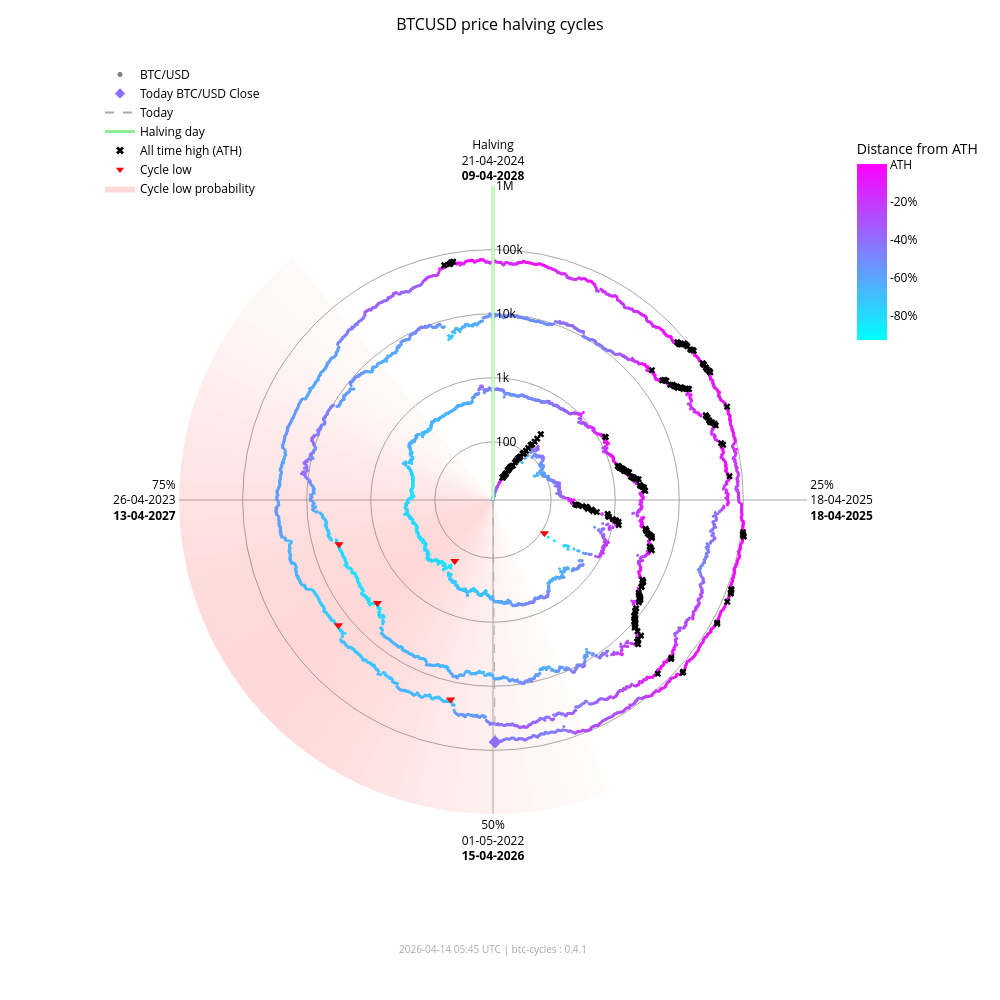

The code cell stored with this chart in its notebook:
### Markdown cell above
### Interactive chart (plotly)

### Code cell
fig_interactive = btc.plot(
    kind="interactive",
    from_date="2012-11-28",
)
# plotly config for interactivity
config = {"scrollZoom": True, "displayModeBar": True}
# display in notebook
fig_interactive.show(config=config)

### Figure 1 — Plotly figure (JSON) as saved in the notebook; plotly's stock layout.template omitted (floating-point values rounded to 4 significant figures; data arrays with more than 128 entries replaced by an {"elided": "..."} marker saying what was removed)
{"data": [{"fill": "toself", "fillcolor": "rgba(255,0,0,0.017168280509461755)", "hoverinfo": "skip", "line": {"width": 0}, "mode": "lines", "r": [12.35, 1000000, 1000000, 12.35, 12.35], "showlegend": false, "theta": [158.4, 158.4, 162.0, 162.0, 158.4], "type": "scatterpolar"}, {"fill": "toself", "fillcolor": "rgba(255,0,0,0.022114794501891175)", "hoverinfo": "skip", "line": {"width": 0}, "mode": "lines", "r": [12.35, 1000000, 1000000, 12.35, 12.35], "showlegend": false, "theta": [162.0, 162.0, 165.6, 165.6, 162.0], "type": "scatterpolar"}, {"fill": "toself", "fillcolor": "rgba(255,0,0,0.02790404259511669)", "hoverinfo": "skip", "line": {"width": 0}, "mode": "lines", "r": [12.35, 1000000, 1000000, 12.35, 12.35], "showlegend": false, "theta": [165.6, 165.6, 169.2, 169.2, 165.6], "type": "scatterpolar"}, {"fill": "toself", "fillcolor": "rgba(255,0,0,0.034518294852420334)", "hoverinfo": "skip", "line": {"width": 0}, "mode": "lines", "r": [12.35, 1000000, 1000000, 12.35, 12.35], "showlegend": false, "theta": [169.2, 169.2, 172.8, 172.8, 169.2], "type": "scatterpolar"}, {"fill": "toself", "fillcolor": "rgba(255,0,0,0.041901979682821514)", "hoverinfo": "skip", "line": {"width": 0}, "mode": "lines", "r": [12.35, 1000000, 1000000, 12.35, 12.35], "showlegend": false, "theta": [172.8, 172.8, 176.4, 176.4, 172.8], "type": "scatterpolar"}, {"fill": "toself", "fillcolor": "rgba(255,0,0,0.04996405861294358)", "hoverinfo": "skip", "line": {"width": 0}, "mode": "lines", "r": [12.35, 1000000, 1000000, 12.35, 12.35], "showlegend": false, "theta": [176.4, 176.4, 180.0, 180.0, 176.4], "type": "scatterpolar"}, {"fill": "toself", "fillcolor": "rgba(255,0,0,0.05858349692240514)", "hoverinfo": "skip", "line": {"width": 0}, "mode": "lines", "r": [12.35, 1000000, 1000000, 12.35, 12.35], "showlegend": false, "theta": [180.0, 180.0, 183.6, 183.6, 180.0], "type": "scatterpolar"}, {"fill": "toself", "fillcolor": "rgba(255,0,0,0.06761662035375064)", "hoverinfo": "skip", "line": {"width": 0}, "mode": "lines", "r": [12.35, 1000000, 1000000, 12.35, 12.35], "showlegend": false, "theta": [183.6, 183.6, 187.2, 187.2, 183.6], "type": "scatterpolar"}, {"fill": "toself", "fillcolor": "rgba(255,0,0,0.07690481219944661)", "hoverinfo": "skip", "line": {"width": 0}, "mode": "lines", "r": [12.35, 1000000, 1000000, 12.35, 12.35], "showlegend": false, "theta": [187.2, 187.2, 190.8, 190.8, 187.2], "type": "scatterpolar"}, {"fill": "toself", "fillcolor": "rgba(255,0,0,0.08628112000611096)", "hoverinfo": "skip", "line": {"width": 0}, "mode": "lines", "r": [12.35, 1000000, 1000000, 12.35, 12.35], "showlegend": false, "theta": [190.8, 190.8, 194.4, 194.4, 190.8], "type": "scatterpolar"}, {"fill": "toself", "fillcolor": "rgba(255,0,0,0.09557490841018089)", "hoverinfo": "skip", "line": {"width": 0}, "mode": "lines", "r": [12.35, 1000000, 1000000, 12.35, 12.35], "showlegend": false, "theta": [194.4, 194.4, 198.0, 198.0, 194.4], "type": "scatterpolar"}, {"fill": "toself", "fillcolor": "rgba(255,0,0,0.10461455782963762)", "hoverinfo": "skip", "line": {"width": 0}, "mode": "lines", "r": [12.35, 1000000, 1000000, 12.35, 12.35], "showlegend": false, "theta": [198.0, 198.0, 201.6, 201.6, 198.0], "type": "scatterpolar"}, {"fill": "toself", "fillcolor": "rgba(255,0,0,0.11322908719652829)", "hoverinfo": "skip", "line": {"width": 0}, "mode": "lines", "r": [12.35, 1000000, 1000000, 12.35, 12.35], "showlegend": false, "theta": [201.6, 201.6, 205.2, 205.2, 201.6], "type": "scatterpolar"}, {"fill": "toself", "fillcolor": "rgba(255,0,0,0.12125015337052986)", "hoverinfo": "skip", "line": {"width": 0}, "mode": "lines", "r": [12.35, 1000000, 1000000, 12.35, 12.35], "showlegend": false, "theta": [205.2, 205.2, 208.8, 208.8, 205.2], "type": "scatterpolar"}, {"fill": "toself", "fillcolor": "rgba(255,0,0,0.12851590515331976)", "hoverinfo": "skip", "line": {"width": 0}, "mode": "lines", "r": [12.35, 1000000, 1000000, 12.35, 12.35], "showlegend": false, "theta": [208.8, 208.8, 212.4, 212.4, 208.8], "type": "scatterpolar"}, {"fill": "toself", "fillcolor": "rgba(255,0,0,0.13487757461161184)", "hoverinfo": "skip", "line": {"width": 0}, "mode": "lines", "r": [12.35, 1000000, 1000000, 12.35, 12.35], "showlegend": false, "theta": [212.4, 212.4, 216.0, 216.0, 212.4], "type": "scatterpolar"}, {"fill": "toself", "fillcolor": "rgba(255,0,0,0.14020862181849592)", "hoverinfo": "skip", "line": {"width": 0}, "mode": "lines", "r": [12.35, 1000000, 1000000, 12.35, 12.35], "showlegend": false, "theta": [216.0, 216.0, 219.6, 219.6, 216.0], "type": "scatterpolar"}, {"fill": "toself", "fillcolor": "rgba(255,0,0,0.14441504950654527)", "hoverinfo": "skip", "line": {"width": 0}, "mode": "lines", "r": [12.35, 1000000, 1000000, 12.35, 12.35], "showlegend": false, "theta": [219.6, 219.6, 223.2, 223.2, 219.6], "type": "scatterpolar"}, {"fill": "toself", "fillcolor": "rgba(255,0,0,0.14744459351271713)", "hoverinfo": "skip", "line": {"width": 0}, "mode": "lines", "r": [12.35, 1000000, 1000000, 12.35, 12.35], "showlegend": false, "theta": [223.2, 223.2, 226.8, 226.8, 223.2], "type": "scatterpolar"}, {"fill": "toself", "fillcolor": "rgba(255,0,0,0.14929223192296423)", "hoverinfo": "skip", "line": {"width": 0}, "mode": "lines", "r": [12.35, 1000000, 1000000, 12.35, 12.35], "showlegend": false, "theta": [226.8, 226.8, 230.4, 230.4, 226.8], "type": "scatterpolar"}, {"fill": "toself", "fillcolor": "rgba(255,0,0,0.15)", "hoverinfo": "skip", "line": {"width": 0}, "mode": "lines", "r": [12.35, 1000000, 1000000, 12.35, 12.35], "showlegend": false, "theta": [230.4, 230.4, 234.0, 234.0, 230.4], "type": "scatterpolar"}, {"fill": "toself", "fillcolor": "rgba(255,0,0,0.14965033825231114)", "hoverinfo": "skip", "line": {"width": 0}, "mode": "lines", "r": [12.35, 1000000, 1000000, 12.35, 12.35], "showlegend": false, "theta": [234.0, 234.0, 237.6, 237.6, 234.0], "type": "scatterpolar"}, {"fill": "toself", "fillcolor": "rgba(255,0,0,0.14835378057909807)", "hoverinfo": "skip", "line": {"width": 0}, "mode": "lines", "r": [12.35, 1000000, 1000000, 12.35, 12.35], "showlegend": false, "theta": [237.6, 237.6, 241.2, 241.2, 237.6], "type": "scatterpolar"}, {"fill": "toself", "fillcolor": "rgba(255,0,0,0.14623322283554635)", "hoverinfo": "skip", "line": {"width": 0}, "mode": "lines", "r": [12.35, 1000000, 1000000, 12.35, 12.35], "showlegend": false, "theta": [241.2, 241.2, 244.8, 244.8, 241.2], "type": "scatterpolar"}, {"fill": "toself", "fillcolor": "rgba(255,0,0,0.1434078538226231)", "hoverinfo": "skip", "line": {"width": 0}, "mode": "lines", "r": [12.35, 1000000, 1000000, 12.35, 12.35], "showlegend": false, "theta": [244.8, 244.8, 248.4, 248.4, 244.8], "type": "scatterpolar"}, {"fill": "toself", "fillcolor": "rgba(255,0,0,0.13997983179373427)", "hoverinfo": "skip", "line": {"width": 0}, "mode": "lines", "r": [12.35, 1000000, 1000000, 12.35, 12.35], "showlegend": false, "theta": [248.4, 248.4, 252.0, 252.0, 248.4], "type": "scatterpolar"}, {"fill": "toself", "fillcolor": "rgba(255,0,0,0.13602598258454268)", "hoverinfo": "skip", "line": {"width": 0}, "mode": "lines", "r": [12.35, 1000000, 1000000, 12.35, 12.35], "showlegend": false, "theta": [252.0, 252.0, 255.6, 255.6, 252.0], "type": "scatterpolar"}, {"fill": "toself", "fillcolor": "rgba(255,0,0,0.13159547355344953)", "hoverinfo": "skip", "line": {"width": 0}, "mode": "lines", "r": [12.35, 1000000, 1000000, 12.35, 12.35], "showlegend": false, "theta": [255.6, 255.6, 259.2, 259.2, 255.6], "type": "scatterpolar"}, {"fill": "toself", "fillcolor": "rgba(255,0,0,0.12671301775492697)", "hoverinfo": "skip", "line": {"width": 0}, "mode": "lines", "r": [12.35, 1000000, 1000000, 12.35, 12.35], "showlegend": false, "theta": [259.2, 259.2, 262.8, 262.8, 259.2], "type": "scatterpolar"}, {"fill": "toself", "fillcolor": "rgba(255,0,0,0.12138610149219965)", "hoverinfo": "skip", "line": {"width": 0}, "mode": "lines", "r": [12.35, 1000000, 1000000, 12.35, 12.35], "showlegend": false, "theta": [262.8, 262.8, 266.4, 266.4, 262.8], "type": "scatterpolar"}, {"fill": "toself", "fillcolor": "rgba(255,0,0,0.1156142551644921)", "hoverinfo": "skip", "line": {"width": 0}, "mode": "lines", "r": [12.35, 1000000, 1000000, 12.35, 12.35], "showlegend": false, "theta": [266.4, 266.4, 270.0, 270.0, 266.4], "type": "scatterpolar"}, {"fill": "toself", "fillcolor": "rgba(255,0,0,0.10939851441251548)", "hoverinfo": "skip", "line": {"width": 0}, "mode": "lines", "r": [12.35, 1000000, 1000000, 12.35, 12.35], "showlegend": false, "theta": [270.0, 270.0, 273.6, 273.6, 270.0], "type": "scatterpolar"}, {"fill": "toself", "fillcolor": "rgba(255,0,0,0.10274974912946185)", "hoverinfo": "skip", "line": {"width": 0}, "mode": "lines", "r": [12.35, 1000000, 1000000, 12.35, 12.35], "showlegend": false, "theta": [273.6, 273.6, 277.2, 277.2, 273.6], "type": "scatterpolar"}, {"fill": "toself", "fillcolor": "rgba(255,0,0,0.09569517349791425)", "hoverinfo": "skip", "line": {"width": 0}, "mode": "lines", "r": [12.35, 1000000, 1000000, 12.35, 12.35], "showlegend": false, "theta": [277.2, 277.2, 280.8, 280.8, 277.2], "type": "scatterpolar"}, {"fill": "toself", "fillcolor": "rgba(255,0,0,0.08828282625646727)", "hoverinfo": "skip", "line": {"width": 0}, "mode": "lines", "r": [12.35, 1000000, 1000000, 12.35, 12.35], "showlegend": false, "theta": [280.8, 280.8, 284.4, 284.4, 280.8], "type": "scatterpolar"}, {"fill": "toself", "fillcolor": "rgba(255,0,0,0.08058400018765345)", "hoverinfo": "skip", "line": {"width": 0}, "mode": "lines", "r": [12.35, 1000000, 1000000, 12.35, 12.35], "showlegend": false, "theta": [284.4, 284.4, 288.0, 288.0, 284.4], "type": "scatterpolar"}, {"fill": "toself", "fillcolor": "rgba(255,0,0,0.07269354608292704)", "hoverinfo": "skip", "line": {"width": 0}, "mode": "lines", "r": [12.35, 1000000, 1000000, 12.35, 12.35], "showlegend": false, "theta": [288.0, 288.0, 291.6, 291.6, 288.0], "type": "scatterpolar"}, {"fill": "toself", "fillcolor": "rgba(255,0,0,0.06472784449068783)", "hoverinfo": "skip", "line": {"width": 0}, "mode": "lines", "r": [12.35, 1000000, 1000000, 12.35, 12.35], "showlegend": false, "theta": [291.6, 291.6, 295.2, 295.2, 291.6], "type": "scatterpolar"}, {"fill": "toself", "fillcolor": "rgba(255,0,0,0.05682021976743955)", "hoverinfo": "skip", "line": {"width": 0}, "mode": "lines", "r": [12.35, 1000000, 1000000, 12.35, 12.35], "showlegend": false, "theta": [295.2, 295.2, 298.8, 298.8, 295.2], "type": "scatterpolar"}, {"fill": "toself", "fillcolor": "rgba(255,0,0,0.04911378436707333)", "hoverinfo": "skip", "line": {"width": 0}, "mode": "lines", "r": [12.35, 1000000, 1000000, 12.35, 12.35], "showlegend": false, "theta": [298.8, 298.8, 302.4, 302.4, 298.8], "type": "scatterpolar"}, {"fill": "toself", "fillcolor": "rgba(255,0,0,0.04175213714896469)", "hoverinfo": "skip", "line": {"width": 0}, "mode": "lines", "r": [12.35, 1000000, 1000000, 12.35, 12.35], "showlegend": false, "theta": [302.4, 302.4, 306.0, 306.0, 302.4], "type": "scatterpolar"}, {"fill": "toself", "fillcolor": "rgba(255,0,0,0.034868865657538876)", "hoverinfo": "skip", "line": {"width": 0}, "mode": "lines", "r": [12.35, 1000000, 1000000, 12.35, 12.35], "showlegend": false, "theta": [306.0, 306.0, 309.6, 309.6, 306.0], "type": "scatterpolar"}, {"fill": "toself", "fillcolor": "rgba(255,0,0,0.02857722515334582)", "hoverinfo": "skip", "line": {"width": 0}, "mode": "lines", "r": [12.35, 1000000, 1000000, 12.35, 12.35], "showlegend": false, "theta": [309.6, 309.6, 313.2, 313.2, 309.6], "type": "scatterpolar"}, {"fill": "toself", "fillcolor": "rgba(255,0,0,0.022961515313555197)", "hoverinfo": "skip", "line": {"width": 0}, "mode": "lines", "r": [12.35, 1000000, 1000000, 12.35, 12.35], "showlegend": false, "theta": [313.2, 313.2, 316.8, 316.8, 313.2], "type": "scatterpolar"}, {"fill": "toself", "fillcolor": "rgba(255,0,0,0.01807146942917362)", "hoverinfo": "skip", "line": {"width": 0}, "mode": "lines", "r": [12.35, 1000000, 1000000, 12.35, 12.35], "showlegend": false, "theta": [316.8, 316.8, 320.4, 320.4, 316.8], "type": "scatterpolar"}, {"hoverinfo": "text", "marker": {"color": {"elided": "4886 str values"}, "size": 3}, "mode": "markers", "r": {"elided": "4886 float values"}, "showlegend": false, "text": {"elided": "4886 str values"}, "theta": {"elided": "4886 float values"}, "type": "scatterpolar"}, {"hoverinfo": "skip", "line": {"color": "lightgreen", "width": 3}, "mode": "lines", "r": [12.35, 1000000], "showlegend": false, "theta": [0, 0], "type": "scatterpolar"}, {"hoverinfo": "skip", "line": {"color": "darkgrey", "dash": "dash", "width": 1}, "mode": "lines", "r": [12.35, 74330.0], "showlegend": false, "theta": [179.5, 179.5], "type": "scatterpolar"}, {"hoverinfo": "text", "marker": {"color": "#906fff", "size": 10, "symbol": "diamond"}, "mode": "markers", "r": [74330.0], "showlegend": false, "text": ["Today<br>Date: 2026-04-14<br>Price: $74,326.70"], "theta": [179.5], "type": "scatterpolar"}, {"hoverinfo": "text", "marker": {"color": "black", "size": 6, "symbol": "x"}, "mode": "markers", "r": {"elided": "195 float values"}, "showlegend": false, "text": {"elided": "195 str values"}, "theta": {"elided": "195 float values"}, "type": "scatterpolar"}, {"hoverinfo": "text", "marker": {"color": "red", "size": 8, "symbol": "triangle-down"}, "mode": "markers", "r": [111.6, 164.9, 3233.0, 3925.0, 18950.0, 15760.0], "showlegend": false, "text": ["Cycle Low<br>Date: 2014-02-21<br>Price: $111.56<br>ATH distance: -91.0%", "Cycle Low<br>Date: 2015-01-14<br>Price: $164.92<br>ATH distance: -86.7%", "Cycle Low<br>Date: 2018-12-15<br>Price: $3,232.51<br>ATH distance: -83.3%", "Cycle Low<br>Date: 2019-03-25<br>Price: $3,924.55<br>ATH distance: -79.7%", "Cycle Low<br>Date: 2022-06-18<br>Price: $18,954.25<br>ATH distance: -71.9%", "Cycle Low<br>Date: 2022-11-21<br>Price: $15,760.19<br>ATH distance: -76.7%"], "theta": [122.8, 212.1, 228.3, 254.0, 192.0, 231.0], "type": "scatterpolar"}, {"marker": {"color": "grey", "size": 5}, "mode": "markers", "name": "BTC/USD", "r": [null], "theta": [null], "type": "scatterpolar"}, {"marker": {"color": "#906fff", "size": 8, "symbol": "diamond"}, "mode": "markers", "name": "Today BTC/USD Close", "r": [null], "theta": [null], "type": "scatterpolar"}, {"line": {"color": "darkgrey", "dash": "dash"}, "mode": "lines", "name": "Today", "r": [null], "theta": [null], "type": "scatterpolar"}, {"line": {"color": "lightgreen", "width": 3}, "mode": "lines", "name": "Halving day", "r": [null], "theta": [null], "type": "scatterpolar"}, {"marker": {"color": "black", "size": 7, "symbol": "x"}, "mode": "markers", "name": "All time high (ATH)", "r": [null], "theta": [null], "type": "scatterpolar"}, {"marker": {"color": "red", "size": 7, "symbol": "triangle-down"}, "mode": "markers", "name": "Cycle low", "r": [null], "theta": [null], "type": "scatterpolar"}, {"fill": "toself", "fillcolor": "rgba(255,0,0,0.15)", "line": {"width": 0}, "mode": "lines", "name": "Cycle low probability", "r": [null], "theta": [null], "type": "scatterpolar"}, {"hoverinfo": "skip", "marker": {"cmax": 0, "cmin": -0.9307, "color": [0], "colorbar": {"len": 0.25, "ticktext": ["ATH", "-20%", "-40%", "-60%", "-80%", "-100%"], "tickvals": [0, -0.2, -0.4, -0.6, -0.8, -1.0], "title": {"text": "Distance from ATH"}, "x": 0.95, "y": 0.92, "yanchor": "top"}, "colorscale": {"elided": "256x2 mixed values"}, "showscale": true, "size": 0}, "mode": "markers", "r": [null], "showlegend": false, "theta": [null], "type": "scatterpolar"}], "layout": {"annotations": [{"font": {"color": "darkgrey", "size": 10}, "showarrow": false, "text": "2026-04-14 05:45 UTC | btc-cycles : 0.4.1", "x": 0.5, "xref": "paper", "y": -0.02, "yref": "paper"}], "font": {"color": "black"}, "height": 1000, "legend": {"bgcolor": "rgba(0,0,0,0)", "font": {"color": "black"}, "x": 0.0, "y": 1.0}, "margin": {"b": 60, "l": 100, "r": 80, "t": 60}, "paper_bgcolor": "white", "plot_bgcolor": "white", "polar": {"angularaxis": {"color": "black", "direction": "clockwise", "gridcolor": "darkgrey", "rotation": 90, "ticktext": ["Halving<br>21-04-2024<br><b>09-04-2028</b>", "25%<br>18-04-2025<br><b>18-04-2025</b>", "50%<br>01-05-2022<br><b>15-04-2026</b>", "75%<br>26-04-2023<br><b>13-04-2027</b>"], "tickvals": [0, 90, 180, 270]}, "bgcolor": "white", "domain": {"x": [0.1, 0.9], "y": [0.05, 0.95]}, "radialaxis": {"angle": 90, "color": "black", "gridcolor": "darkgrey", "range": [1.092, 6.0], "tickangle": 90, "ticktext": ["100", "1k", "10k", "100k", "1M"], "tickvals": [100, 1000, 10000, 100000, 1000000], "type": "log"}}, "title": {"font": {"color": "black", "size": 16}, "text": "BTCUSD price halving cycles", "x": 0.5}, "width": 1000}}
